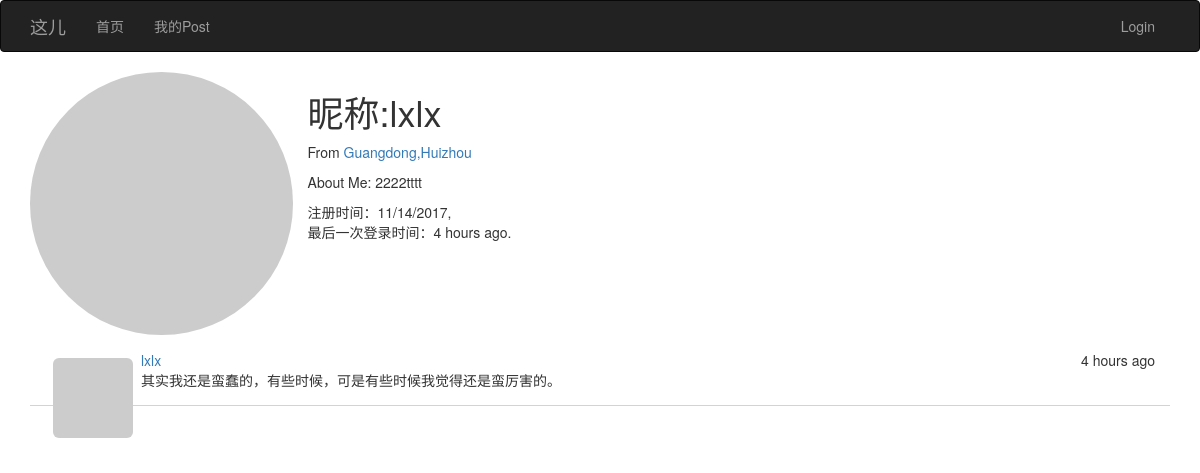
The page /user/2 on the database as committed earlier.
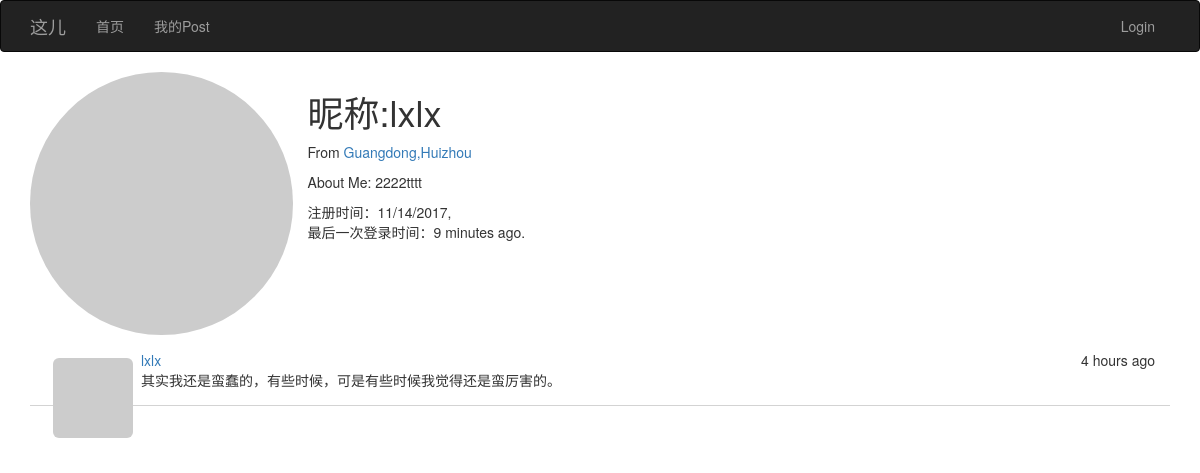
The same page on the database as committed later.
### app/models.py (models this page shows, shortened)
class User(UserMixin, db.Model):
    __tablename__ = 'users'
    id = db.Column(db.Integer, primary_key=True)
    email = db.Column(db.String(64), unique=True, index=True)
    username = db.Column(db.String(64), unique=True, index=True)
    password_hash = db.Column(db.String(128))
    confirmed = db.Column(db.Boolean, default=False)
    role_id = db.Column(db.Integer, db.ForeignKey('roles.id'))
    posts = db.relationship('Post', backref='author', lazy='dynamic')
    location = db.Column(db.String(64))
    about_me = db.Column(db.Text())
    member_since = db.Column(db.DateTime(), default=datetime.utcnow)
    last_seen = db.Column(db.DateTime(), default=datetime.utcnow)
    avatar = db.Column(db.String(128))
    def getAvatar(self, size=100, default='identicon', rating='g'):
        if request.is_secure:
            url = "https://secure.gravatar.com/avatar"
        else:
            url = 'http://www.gravatar.com/avatar'
        hash = self.avatar or self.cemail
        return '{url}/{hash}?s={size}&d={default}&r={rating}'.format(
            url=url, hash=hash, default=default, rating=rating, size=size)
    @property
    def cemail(self):
        """
        返回同email
        @return:
        @rtype:
        """
        return self.email
    @property
    def password(self):
        raise AttributeError('password is not readable attribute')

class Post(db.Model):
    __tablename__ = 'posts'
    id = db.Column(db.Integer, primary_key=True)
    body = db.Column(db.Text)
    timestamp = db.Column(db.DateTime, index=True, default=datetime.utcnow)
    author_id = db.Column(db.Integer, db.ForeignKey('users.id'))

### app/main/views.py (the view)
@main.route('/user/<id>')
def user(id):
    user = User.query.filter_by(id=id).first()
    if user is None:
        abort(404)
    posts = user.posts.order_by(Post.timestamp.desc()).all()
    return render_template("user/user.html", user=user, posts=posts)

### app/main/__init__.py (called while the page is built)
@main.app_context_processor
def inject_permissions():
    return dict(Permission=Permission)

### app/models.py (called while the page is built)
    def is_administrator(self):
        return False

### app/templates/user/user.html (shortened to what this page needs)
{% extends "bootstrap_base.html" %}
{% block content %}
<div class="container">
    <div class="row">
        <img src="{{user.getAvatar(size=256)}}" class="col-md-3 img-circle profile-thumbnail"/>
        <h1>昵称:{{ user.username}}</h1>
        <p>
            {%if user.location %}From <a href="http://maps.google.com/?q={{user.location }}"
                                         target="_blank">{{user.location}}</a> {%endif%}
        {% if user.about_me %}
        <p>About Me:{{user.about_me}}</p>
        {% endif %}
        <p>注册时间：{{moment(user.member_since).format('L')}},<br/>最后一次登录时间：{{moment(user.last_seen).fromNow() }}. </p>
    </div>
    {% include('_posts.html')%}
</div>
{% endblock %}

### app/templates/bootstrap_base.html (shortened to what this page needs)
{% extends "bootstrap/base.html" %}
{% block html_attribs %} lang="zh-CN"{% endblock%}
{% block head %}
{{super()}}{% endblock%}
{%- block styles %}
{{super()}}
<link href="{{url_for('static',filename='style.css')}}" rel="stylesheet">
{%- endblock styles %}
{% block navbar %}
<div class="navbar navbar-inverse" role="navigation">
    <div class="container">
        <div class="navbar-header">
            <a class="navbar-brand" href="/">这儿</a>
        </div>
        <div class="navbar-collapse collapse">
            <ul class="nav navbar-nav">
                <li><a href="/">首页</a></li>
                <li><a href="#">我的Post</a></li>
            </ul>
            <ul class="nav navbar-nav navbar-right">
                {% if not current_user.is_authenticated %}
                <li><a href="{{url_for('auth.login')}}">Login</a></li>
                {% else %}
                <li><a href="{{url_for('main.user',id=current_user.id)}}" style="padding-top:10px;padding-bottom:6px">
                    <img
                            src="{{current_user.getAvatar(size=32)}}" class="img-circle profile-thumbnail"/></a></li>
                <li><a href="{{url_for('auth.logout')}}">Logout</a></li>
                {% endif %}
            </ul>
        </div>
    </div>
</div>
{% endblock%}

### app/templates/_posts.html
<ul class="posts">
    {% for post in posts %}
    {% if post and post.author %}
    <li>
        <div class="post-thumbnail">
            <a href="{{url_for('.user',id=post.author.id)}}">
                <img src="{{ post.author.getAvatar(size=40) }}"
                     class="img-rounded profile-thumbnail"/></a>
        </div>
        <div class="post-date">{{ moment(post.timestamp).fromNow()}}</div>
        <div class="post-author"><a href="{{url_for('.user',id=post.author.id)}}">
            {{ post.author.username}}</a></div>
        <div class="post-body">{{post.body}}</div>
    </li>
    {% endif %}
    {% endfor %}
</ul>

### app/static/style.css (style rules this page uses)
* { -webkit-font-smoothing: antialiased; }
ul.posts { padding:0px; font-family:Gibson,Helvetica Neue,HelveticaNeue,Helvetica,Arial,sans-serif; }
ul.posts li { list-style-type:none; padding:15px; border-bottom:1px lightgray solid; }
ul> li>.post-date { float:right; }
ul> li >.post-thumbnail { float:left; padding:8px }

Rows that differ between the two databases and show on the page:
changed User "lxlx": last_seen "4 hours ago" → "9 minutes ago"
